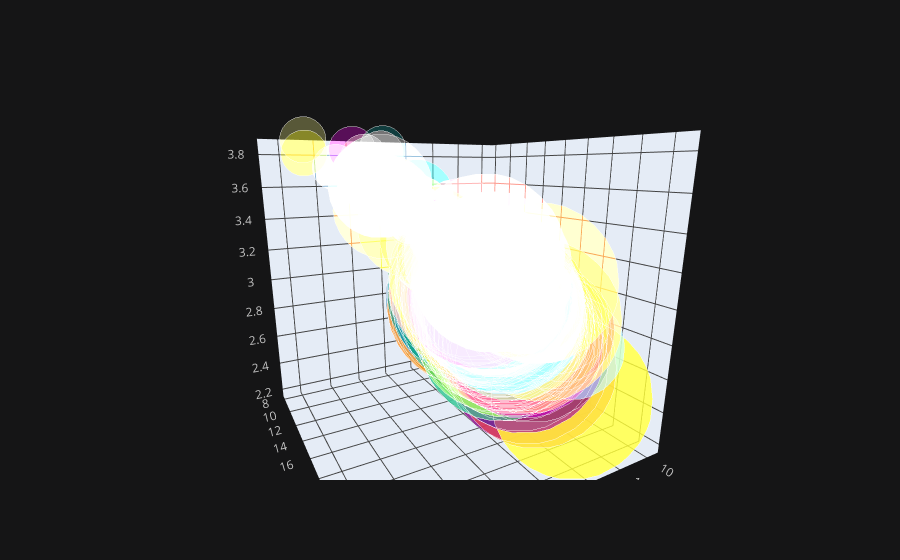

Write notebook code for a chart like this one.
### Code cell
df.iplot(x = 'mpg', y = 'acceleration', z = 'log_mpg', kind = 'bubble3d', size = 'cylinders')

### Figure 1 — Plotly figure (JSON) as saved in the notebook; plotly's stock layout.template omitted (floating-point values rounded to 4 significant figures; data arrays with more than 128 entries replaced by an {"elided": "..."} marker saying what was removed)
{"data": [{"marker": {"color": {"elided": "398 str values"}, "opacity": 0.8, "size": {"elided": "398 int values"}, "symbol": "circle"}, "mode": "markers", "text": {"elided": "398 str values"}, "type": "scatter3d", "x": {"elided": "398 float values"}, "y": {"elided": "398 float values"}, "z": {"elided": "398 float values"}}], "layout": {"autosize": true, "legend": {"bgcolor": "#151516", "font": {"color": "#D9D9D9"}}, "paper_bgcolor": "#151516", "plot_bgcolor": "#151516", "scene": {"aspectmode": "auto", "aspectratio": {"x": 1, "y": 1, "z": 1}, "camera": {"center": {"x": 0, "y": 0, "z": 0}, "eye": {"x": 0.7353, "y": 1.315, "z": 0.4027}, "projection": {"type": "perspective"}, "up": {"x": 0, "y": 0, "z": 1}}, "xaxis": {"gridcolor": "#434343", "showgrid": true, "tickfont": {"color": "#C2C2C2"}, "title": {"font": {"color": "#D9D9D9"}, "text": ""}, "type": "linear", "zerolinecolor": "#666570"}, "yaxis": {"gridcolor": "#434343", "showgrid": true, "tickfont": {"color": "#C2C2C2"}, "title": {"font": {"color": "#D9D9D9"}, "text": ""}, "type": "linear", "zerolinecolor": "#666570"}, "zaxis": {"gridcolor": "#434343", "showgrid": true, "tickfont": {"color": "#C2C2C2"}, "title": {"font": {"color": "#D9D9D9"}, "text": ""}, "type": "linear", "zerolinecolor": "#666570"}}, "title": {"font": {"color": "#D9D9D9"}}}}
